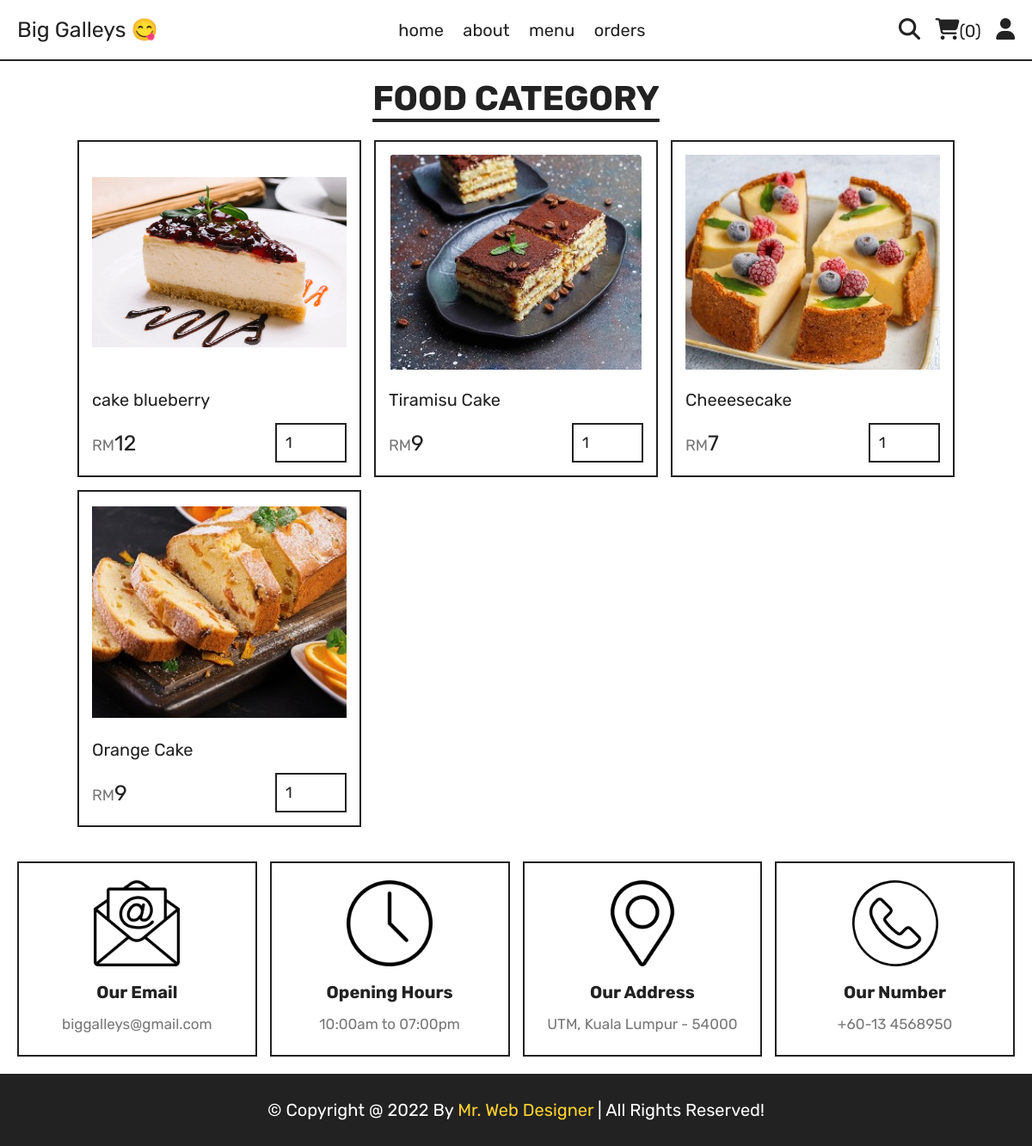
The page /customer/category.php?category=Desserts on the database its author committed.
### tables this page shows
CREATE TABLE `products` (
  `id` int(100) NOT NULL,
  `name` varchar(100) NOT NULL,
  `category` varchar(100) NOT NULL,
  `quantity` int(3) NOT NULL,
  `availability` varchar(10) NOT NULL,
  `price` int(10) NOT NULL,
  `image` varchar(100) NOT NULL
);

### customer/category.php (the view, shortened to what this page needs)
<?php
include 'components/connect.php';
?>
<!DOCTYPE html>
<html lang="en">
<head>
   <link rel="stylesheet" href="https://cdnjs.cloudflare.com/ajax/libs/font-awesome/6.1.1/css/all.min.css">
   <link rel="stylesheet" href="css/style.css">
</head>
<body>
<?php include 'components/user_header.php'; ?>
<section class="products">
   <h1 class="title">food category</h1>
   <div class="box-container">
      <?php
         $category = $_GET['category'];
         $select_products = $conn->prepare("SELECT * FROM `products` WHERE category = ?");
         $select_products->execute([$category]);
         if($select_products->rowCount() > 0){
            while($fetch_products = $select_products->fetch(PDO::FETCH_ASSOC)){
      ?>
      <form action="" method="post" class="box">
         <img src="uploaded_img/<?= $fetch_products['image']; ?>" alt="">
         <div class="name"><?= $fetch_products['name']; ?></div>
         <div class="flex">
            <div class="price"><span>RM</span><?= $fetch_products['price']; ?></div>
            <input type="number" name="qty" class="qty" min="1" max="99" value="1" maxlength="2">
         </div>
      </form>
      <?php
            }
         }else{
            echo '<p class="empty">no products added yet!</p>';
         }
      ?>
   </div>
</section>
<?php include 'components/footer.php'; ?>
</body>
</html>

### customer/css/style.css (style rules this page uses)
:root { --yellow:#fed330; --red:#e74c3c; --white:#fff; --black:#222; --light-color:#777; --border:.2rem solid var(--black); }
* { font-family: 'Rubik', sans-serif; margin:0; padding:0; box-sizing: border-box; outline: none; border: none; text-decoration: none; }
html { font-size: 62.5%; overflow-x: hidden; scroll-behavior: smooth; stop-opacity: 7rem; }
section { margin:0 auto; max-width: 1200px; padding:2rem; }
.title { text-align: center; margin-bottom: 2.5rem; font-size: 4rem; color:var(--black); text-transform: uppercase; text-decoration: underline; text-underline-offset: 1rem; }
.products .box-container { display: grid; grid-template-columns: repeat(auto-fit, 33rem); justify-content: center; align-items: flex-start; gap:1.5rem; }
.products .box-container .box { border:var(--border); padding:1.5rem; position: relative; overflow: hidden; }
.products .box-container .box img { height: 25rem; width: 100%; object-fit: contain; margin-bottom: 1rem; }
.products .box-container .box .name { font-size: 2rem; color:var(--black); margin:1rem 0; }
.products .box-container .box .flex { display: flex; align-items: center; gap:1rem; margin-top: 1.5rem; }
.products .box-container .box .flex .price { margin-right: auto; font-size: 2.5rem; color:var(--black); }
.products .box-container .box .flex .price span { color:var(--light-color); font-size: 1.8rem; }
.products .box-container .box .flex .qty { padding:1rem; border:var(--border); font-size: 1.8rem; color:var(--black); }

### rows shown on the page
products: image (picture), name "cake blueberry", price "12"
products: image (picture), name "Tiramisu Cake", price "9"
products: image (picture), name "Cheeesecake", price "7"
products: image (picture), name "Orange Cake", price "9"

### other values the page prints
$total_cart_items "0"
